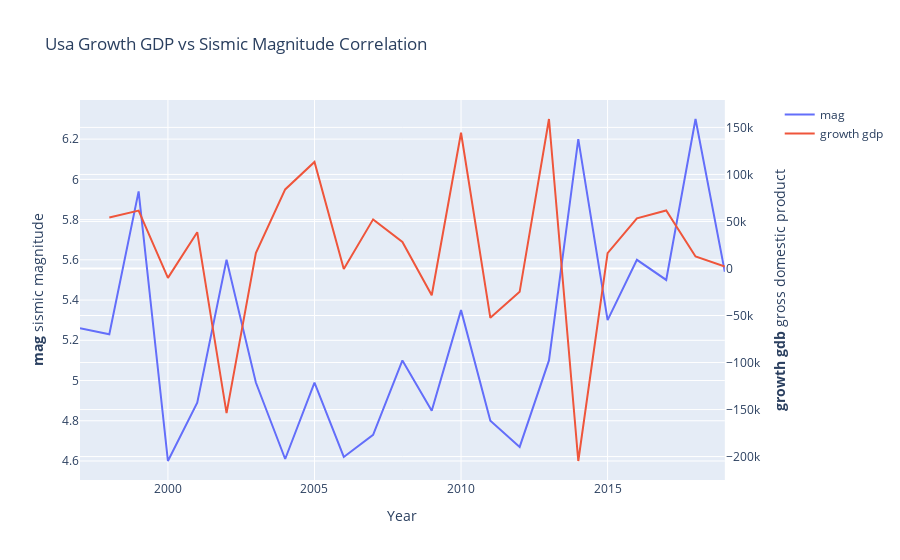
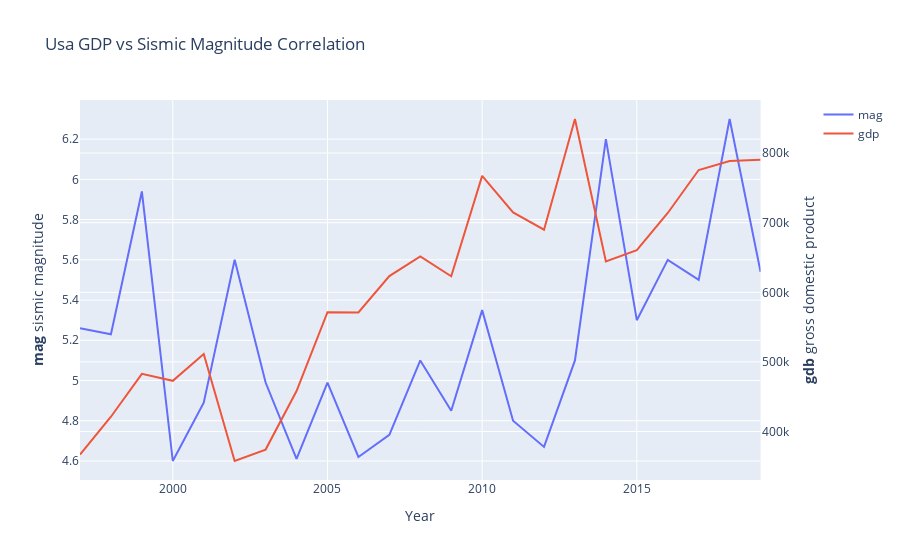

The code cell stored with these charts, in order, in its notebook:
### Markdown cell above
Here we can see two linecharts with overlapped metrics:
* mag: for the seismic magnitude, ML
* growth gdp: for the growth of Gross Domestic Product
* gdp: for the Gross Domestic Product

### Code cell
graphs['USA']['growth_gdp'].show()
graphs['USA']['gdp'].show()

### Figure 1 — Plotly figure (JSON) as saved in the notebook; plotly's stock layout.template omitted (floating-point values rounded to 4 significant figures)
{"data": [{"name": "mag", "type": "scatter", "x": [1997, 1998, 1999, 2000, 2001, 2002, 2003, 2004, 2005, 2006, 2007, 2008, 2009, 2010, 2011, 2012, 2013, 2014, 2015, 2016, 2017, 2018, 2019], "xaxis": "x", "y": [5.26, 5.23, 5.94, 4.6, 4.89, 5.6, 4.99, 4.61, 4.99, 4.62, 4.73, 5.1, 4.85, 5.35, 4.8, 4.67, 5.1, 6.2, 5.3, 5.6, 5.5, 6.3, 5.54], "yaxis": "y"}, {"name": "growth gdp", "type": "scatter", "x": [1997, 1998, 1999, 2000, 2001, 2002, 2003, 2004, 2005, 2006, 2007, 2008, 2009, 2010, 2011, 2012, 2013, 2014, 2015, 2016, 2017, 2018, 2019], "xaxis": "x", "y": [null, 54290.0, 61600.0, -9995.0, 38580.0, -153700.0, 16420.0, 84070.0, 113300.0, -445.1, 52220.0, 28170.0, -28470.0, 144300.0, -52460.0, -24820.0, 158900.0, -204700.0, 16310.0, 53390.0, 61740.0, 12810.0, 2004.0], "yaxis": "y2"}], "layout": {"title": {"text": "Usa Growth GDP vs Sismic Magnitude Correlation"}, "xaxis": {"anchor": "y", "domain": [0, 0.94], "title": {"text": "Year"}}, "yaxis": {"anchor": "x", "domain": [0, 1], "title": {"text": "<b>mag</b> sismic magnitude"}}, "yaxis2": {"anchor": "x", "overlaying": "y", "side": "right", "title": {"text": "<b>growth gdb</b> gross domestic product"}}}}

### Figure 2 — Plotly figure (JSON) as saved in the notebook; plotly's stock layout.template omitted (floating-point values rounded to 4 significant figures)
{"data": [{"name": "mag", "type": "scatter", "x": [1997, 1998, 1999, 2000, 2001, 2002, 2003, 2004, 2005, 2006, 2007, 2008, 2009, 2010, 2011, 2012, 2013, 2014, 2015, 2016, 2017, 2018, 2019], "xaxis": "x", "y": [5.26, 5.23, 5.94, 4.6, 4.89, 5.6, 4.99, 4.61, 4.99, 4.62, 4.73, 5.1, 4.85, 5.35, 4.8, 4.67, 5.1, 6.2, 5.3, 5.6, 5.5, 6.3, 5.54], "yaxis": "y"}, {"name": "gdp", "type": "scatter", "x": [1997, 1998, 1999, 2000, 2001, 2002, 2003, 2004, 2005, 2006, 2007, 2008, 2009, 2010, 2011, 2012, 2013, 2014, 2015, 2016, 2017, 2018, 2019], "xaxis": "x", "y": [367000.0, 421300.0, 482900.0, 472900.0, 511400.0, 357700.0, 374100.0, 458200.0, 571500.0, 571000.0, 623300.0, 651400.0, 623000.0, 767300.0, 714800.0, 690000.0, 848900.0, 644200.0, 660500.0, 713900.0, 775700.0, 788500.0, 790500.0], "yaxis": "y2"}], "layout": {"title": {"text": "Usa GDP vs Sismic Magnitude Correlation"}, "xaxis": {"anchor": "y", "domain": [0, 0.94], "title": {"text": "Year"}}, "yaxis": {"anchor": "x", "domain": [0, 1], "title": {"text": "<b>mag</b> sismic magnitude"}}, "yaxis2": {"anchor": "x", "overlaying": "y", "side": "right", "title": {"text": "<b>gdb</b> gross domestic product"}}}}
